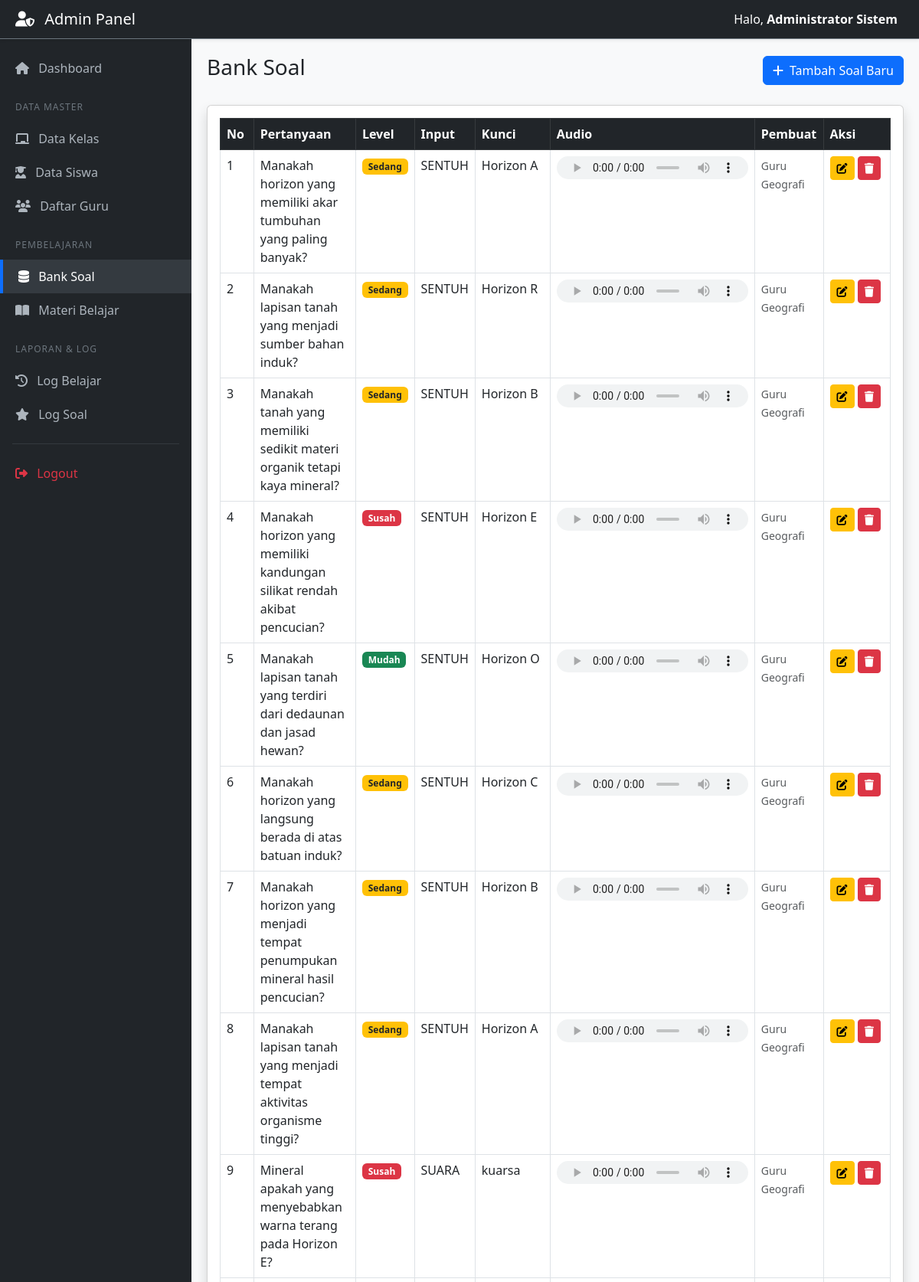
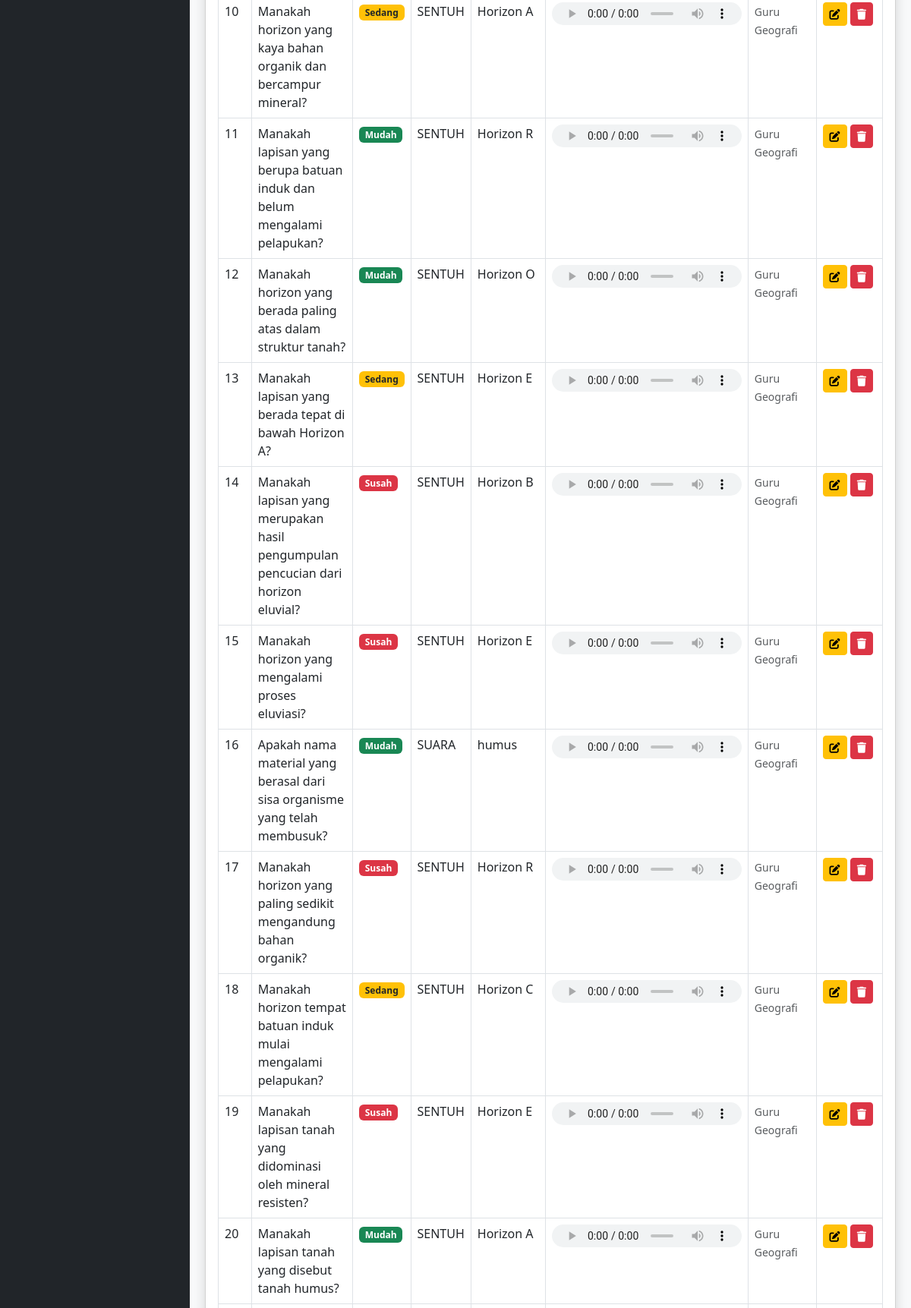
/panel/bank_soal.php (signed in, upper part), run on the app's committed database (2 pictures, top to bottom).
### tables this page shows
CREATE TABLE `soal` (
  `id_soal` int(11) NOT NULL,
  `pertanyaan_teks` text NOT NULL,
  `file_audio` varchar(255) NOT NULL,
  `level` enum('mudah','sedang','susah') NOT NULL,
  `jenis_input` enum('sentuh','suara') NOT NULL,
  `kunci_jawaban` varchar(100) NOT NULL,
  `penjelasan` text DEFAULT NULL,
  `id_guru` int(11) DEFAULT NULL
);

CREATE TABLE `users` (
  `id_user` int(11) NOT NULL,
  `username` varchar(50) NOT NULL,
  `password` varchar(255) NOT NULL,
  `nama_lengkap` varchar(100) NOT NULL,
  `role` enum('admin','guru') NOT NULL
);

### panel/bank_soal.php (the view, shortened to what this page needs)
<?php include 'header.php'; ?>
<div class="d-flex justify-content-between align-items-center mb-4">
    <h3>Bank Soal</h3>
    <button type="button" class="btn btn-primary" data-bs-toggle="modal" data-bs-target="#modalTambah">
        <i class="fas fa-plus me-2"></i>Tambah Soal Baru
    </button>
</div>
<div class="card shadow mb-4">
    <div class="card-body">
        <div class="table-responsive">
            <table class="table table-bordered table-hover">
                <thead class="table-dark">
                    <tr>
                        <th width="5%">No</th>
                        <th>Pertanyaan</th>
                        <th>Level</th>
                        <th>Input</th>
                        <th>Kunci</th>
                        <th>Audio</th>
                        <th>Pembuat</th>
                        <th width="10%">Aksi</th>
                    </tr>
                </thead>
                <tbody>
                    <?php
                    $no = 1;
                    $query = mysqli_query($koneksi, "SELECT soal.*, users.nama_lengkap
                                                     FROM soal
                                                     LEFT JOIN users ON soal.id_guru = users.id_user
                                                     ORDER BY soal.id_soal DESC");
                    while($d = mysqli_fetch_array($query)){
                    ?>
                    <tr>
                        <td><?php echo $no++; ?></td>
                        <td><?php echo $d['pertanyaan_teks']; ?></td>
                        <td>
                            <?php
                            if($d['level']=='mudah') echo '<span class="badge bg-success">Mudah</span>';
                            elseif($d['level']=='sedang') echo '<span class="badge bg-warning text-dark">Sedang</span>';
                            else echo '<span class="badge bg-danger">Susah</span>';
                            ?>
                        </td>
                        <td><?php echo strtoupper($d['jenis_input']); ?></td>
                        <td>
                            <?php
                            $kunci_tampil = $d['kunci_jawaban'];
                            $kamus_tampil = [
                                'sensor_0' => 'Horizon O', 'sensor_1' => 'Horizon A',
                                'sensor_2' => 'Horizon E', 'sensor_3' => 'Horizon B',
                                'sensor_4' => 'Horizon C', 'sensor_5' => 'Horizon R'
                            ];
                            echo isset($kamus_tampil[$kunci_tampil]) ? $kamus_tampil[$kunci_tampil] : $kunci_tampil;
                            ?>
                        </td>
                        <td>
                            <audio controls class="w-100" style="height: 30px; min-width: 250px;">
                                <source src="../assets/audio/soal_<?php echo $d['id_soal']; ?>.mp3?v=<?php echo time(); ?>" type="audio/mpeg">
                            </audio>
                        </td>
                        <td><small class="text-muted"><?php echo $d['nama_lengkap']; ?></small></td>
                        <td>
                            <button type="button" class="btn btn-sm btn-warning" data-bs-toggle="modal" data-bs-target="#modalEdit<?php echo $d['id_soal']; ?>">
                                <i class="fas fa-edit"></i>
                            </button>
                            <a href="proses_soal.php?aksi=hapus&id=<?php echo $d['id_soal']; ?>"
                               class="btn btn-sm btn-danger" onclick="return confirm('Hapus soal ini?')">
                                <i class="fas fa-trash"></i>
                            </a>
                        </td>
                    </tr>
                    <?php } ?>
                </tbody>
            </table>
        </div>
    </div>
</div>
<?php include 'footer.php'; ?>

### data on the page
soal: pertanyaan_teks "Manakah horizon yang memiliki akar tumbuhan yang paling banyak?", level "Sedang", jenis_input "SENTUH", kunci_jawaban "Horizon A", id_guru.nama_lengkap "Guru Geografi"
soal: pertanyaan_teks "Manakah lapisan tanah yang menjadi sumber bahan induk?", level "Sedang", jenis_input "SENTUH", kunci_jawaban "Horizon R", id_guru.nama_lengkap "Guru Geografi"
soal: pertanyaan_teks "Manakah tanah yang memiliki sedikit materi organik tetapi kaya mineral?", level "Sedang", jenis_input "SENTUH", kunci_jawaban "Horizon B", id_guru.nama_lengkap "Guru Geografi"
soal: pertanyaan_teks "Manakah horizon yang memiliki kandungan silikat rendah akibat pencucian?", level "Susah", jenis_input "SENTUH", kunci_jawaban "Horizon E", id_guru.nama_lengkap "Guru Geografi"
soal: pertanyaan_teks "Manakah lapisan tanah yang terdiri dari dedaunan dan jasad hewan?", level "Mudah", jenis_input "SENTUH", kunci_jawaban "Horizon O", id_guru.nama_lengkap "Guru Geografi"
soal: pertanyaan_teks "Manakah horizon yang langsung berada di atas batuan induk?", level "Sedang", jenis_input "SENTUH", kunci_jawaban "Horizon C", id_guru.nama_lengkap "Guru Geografi"
soal: pertanyaan_teks "Manakah horizon yang menjadi tempat penumpukan mineral hasil pencucian?", level "Sedang", jenis_input "SENTUH", kunci_jawaban "Horizon B", id_guru.nama_lengkap "Guru Geografi"
soal: pertanyaan_teks "Manakah lapisan tanah yang menjadi tempat aktivitas organisme tinggi?", level "Sedang", jenis_input "SENTUH", kunci_jawaban "Horizon A", id_guru.nama_lengkap "Guru Geografi"
soal: pertanyaan_teks "Mineral apakah yang menyebabkan warna terang pada Horizon E?", level "Susah", jenis_input "SUARA", kunci_jawaban "kuarsa", id_guru.nama_lengkap "Guru Geografi"
soal: pertanyaan_teks "Manakah horizon yang kaya bahan organik dan bercampur mineral?", level "Sedang", jenis_input "SENTUH", kunci_jawaban "Horizon A", id_guru.nama_lengkap "Guru Geografi"
soal: pertanyaan_teks "Manakah lapisan yang berupa batuan induk dan belum mengalami pelapukan?", level "Mudah", jenis_input "SENTUH", kunci_jawaban "Horizon R", id_guru.nama_lengkap "Guru Geografi"
soal: pertanyaan_teks "Manakah horizon yang berada paling atas dalam struktur tanah?", level "Mudah", jenis_input "SENTUH", kunci_jawaban "Horizon O", id_guru.nama_lengkap "Guru Geografi"
soal: pertanyaan_teks "Manakah lapisan yang berada tepat di bawah Horizon A?", level "Sedang", jenis_input "SENTUH", kunci_jawaban "Horizon E", id_guru.nama_lengkap "Guru Geografi"
soal: pertanyaan_teks "Manakah lapisan yang merupakan hasil pengumpulan pencucian dari horizon eluvial?", level "Susah", jenis_input "SENTUH", kunci_jawaban "Horizon B", id_guru.nama_lengkap "Guru Geografi"
soal: pertanyaan_teks "Manakah horizon yang mengalami proses eluviasi?", level "Susah", jenis_input "SENTUH", kunci_jawaban "Horizon E", id_guru.nama_lengkap "Guru Geografi"
soal: pertanyaan_teks "Apakah nama material yang berasal dari sisa organisme yang telah membusuk?", level "Mudah", jenis_input "SUARA", kunci_jawaban "humus", id_guru.nama_lengkap "Guru Geografi"
soal: pertanyaan_teks "Manakah horizon yang paling sedikit mengandung bahan organik?", level "Susah", jenis_input "SENTUH", kunci_jawaban "Horizon R", id_guru.nama_lengkap "Guru Geografi"
soal: pertanyaan_teks "Manakah horizon tempat batuan induk mulai mengalami pelapukan?", level "Sedang", jenis_input "SENTUH", kunci_jawaban "Horizon C", id_guru.nama_lengkap "Guru Geografi"
soal: pertanyaan_teks "Manakah lapisan tanah yang didominasi oleh mineral resisten?", level "Susah", jenis_input "SENTUH", kunci_jawaban "Horizon E", id_guru.nama_lengkap "Guru Geografi"
soal: pertanyaan_teks "Manakah lapisan tanah yang disebut tanah humus?", level "Mudah", jenis_input "SENTUH", kunci_jawaban "Horizon A", id_guru.nama_lengkap "Guru Geografi"

### other printed values
$_SESSION['role'] "Admin"
$_SESSION['nama_lengkap'] "Administrator Sistem"
